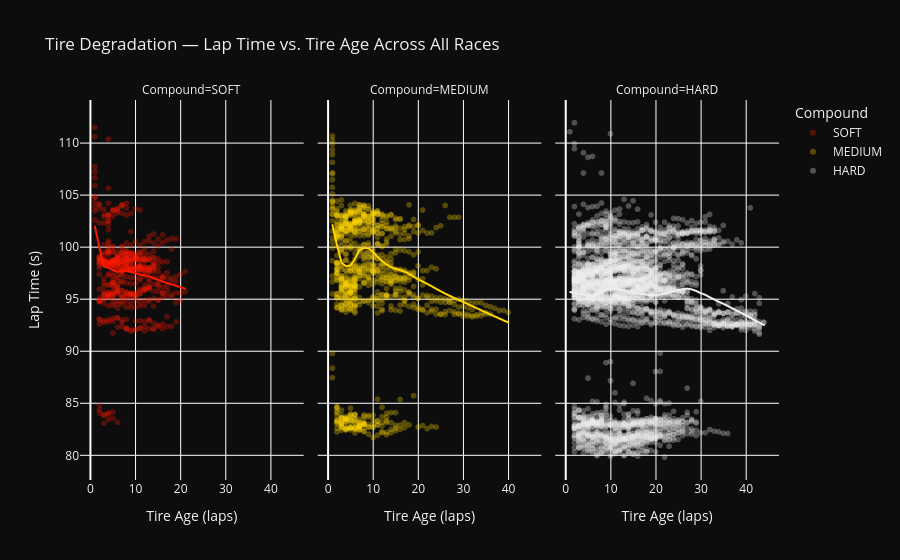

Notebook source saved alongside this figure:
### Code cell
fig = px.scatter(df, x='TyreLife', y='LapTimeSeconds',
    color='Compound', color_discrete_map=COLORS,
    trendline='lowess', trendline_options={'frac':0.3},
    title='Tire Degradation — Lap Time vs. Tire Age Across All Races',
    labels={'TyreLife':'Tire Age (laps)','LapTimeSeconds':'Lap Time (s)'},
    opacity=0.3, facet_col='Compound')

fig.update_layout(plot_bgcolor='#0d0d0d',paper_bgcolor='#0d0d0d',font_color='#f0f0f0')

fig.show()

### Figure 1 — Plotly figure (JSON) as saved in the notebook; plotly's stock layout.template omitted (floating-point values rounded to 4 significant figures; data arrays with more than 128 entries replaced by an {"elided": "..."} marker saying what was removed)
{"data": [{"hovertemplate": "Compound=SOFT<br>Tire Age (laps)=%{x}<br>Lap Time (s)=%{y}<extra></extra>", "legendgroup": "SOFT", "marker": {"color": "#FF1801", "opacity": 0.3, "symbol": "circle"}, "mode": "markers", "name": "SOFT", "showlegend": true, "type": "scattergl", "x": {"elided": "492 float values"}, "xaxis": "x", "y": {"elided": "492 float values"}, "yaxis": "y"}, {"hovertemplate": "<b>LOWESS trendline</b><br><br>Compound=SOFT<br>Tire Age (laps)=%{x}<br>Lap Time (s)=%{y} <b>(trend)</b><extra></extra>", "legendgroup": "SOFT", "marker": {"color": "#FF1801", "symbol": "circle"}, "mode": "lines", "name": "SOFT", "showlegend": false, "type": "scattergl", "x": {"elided": "492 float values"}, "xaxis": "x", "y": {"elided": "492 float values"}, "yaxis": "y"}, {"hovertemplate": "Compound=MEDIUM<br>Tire Age (laps)=%{x}<br>Lap Time (s)=%{y}<extra></extra>", "legendgroup": "MEDIUM", "marker": {"color": "#FFD600", "opacity": 0.3, "symbol": "circle"}, "mode": "markers", "name": "MEDIUM", "showlegend": true, "type": "scattergl", "x": {"elided": "889 float values"}, "xaxis": "x2", "y": {"elided": "889 float values"}, "yaxis": "y2"}, {"hovertemplate": "<b>LOWESS trendline</b><br><br>Compound=MEDIUM<br>Tire Age (laps)=%{x}<br>Lap Time (s)=%{y} <b>(trend)</b><extra></extra>", "legendgroup": "MEDIUM", "marker": {"color": "#FFD600", "symbol": "circle"}, "mode": "lines", "name": "MEDIUM", "showlegend": false, "type": "scattergl", "x": {"elided": "889 float values"}, "xaxis": "x2", "y": {"elided": "889 float values"}, "yaxis": "y2"}, {"hovertemplate": "Compound=HARD<br>Tire Age (laps)=%{x}<br>Lap Time (s)=%{y}<extra></extra>", "legendgroup": "HARD", "marker": {"color": "#EEEEEE", "opacity": 0.3, "symbol": "circle"}, "mode": "markers", "name": "HARD", "showlegend": true, "type": "scattergl", "x": {"elided": "2939 float values"}, "xaxis": "x3", "y": {"elided": "2939 float values"}, "yaxis": "y3"}, {"hovertemplate": "<b>LOWESS trendline</b><br><br>Compound=HARD<br>Tire Age (laps)=%{x}<br>Lap Time (s)=%{y} <b>(trend)</b><extra></extra>", "legendgroup": "HARD", "marker": {"color": "#EEEEEE", "symbol": "circle"}, "mode": "lines", "name": "HARD", "showlegend": false, "type": "scattergl", "x": {"elided": "2939 float values"}, "xaxis": "x3", "y": {"elided": "2939 float values"}, "yaxis": "y3"}], "layout": {"annotations": [{"font": {}, "showarrow": false, "text": "Compound=SOFT", "x": 0.16, "xanchor": "center", "xref": "paper", "y": 1, "yanchor": "bottom", "yref": "paper"}, {"font": {}, "showarrow": false, "text": "Compound=MEDIUM", "x": 0.5, "xanchor": "center", "xref": "paper", "y": 1, "yanchor": "bottom", "yref": "paper"}, {"font": {}, "showarrow": false, "text": "Compound=HARD", "x": 0.84, "xanchor": "center", "xref": "paper", "y": 1, "yanchor": "bottom", "yref": "paper"}], "font": {"color": "#f0f0f0"}, "legend": {"title": {"text": "Compound"}, "tracegroupgap": 0}, "paper_bgcolor": "#0d0d0d", "plot_bgcolor": "#0d0d0d", "title": {"text": "Tire Degradation — Lap Time vs. Tire Age Across All Races"}, "xaxis": {"anchor": "y", "domain": [0, 0.32], "title": {"text": "Tire Age (laps)"}}, "xaxis2": {"anchor": "y2", "domain": [0.34, 0.66], "matches": "x", "title": {"text": "Tire Age (laps)"}}, "xaxis3": {"anchor": "y3", "domain": [0.68, 1.0], "matches": "x", "title": {"text": "Tire Age (laps)"}}, "yaxis": {"anchor": "x", "domain": [0, 1], "title": {"text": "Lap Time (s)"}}, "yaxis2": {"anchor": "x2", "domain": [0, 1], "matches": "y", "showticklabels": false}, "yaxis3": {"anchor": "x3", "domain": [0, 1], "matches": "y", "showticklabels": false}}}
